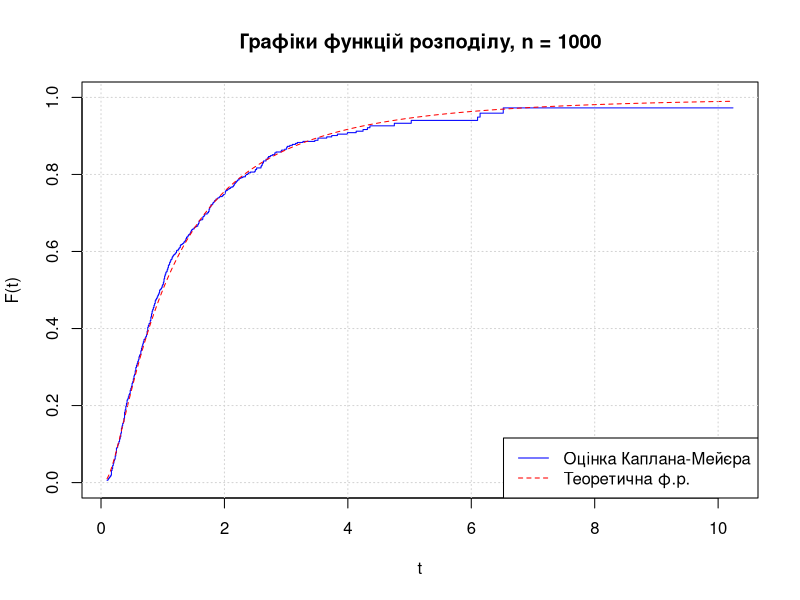

Write the R code that produced this figure.
Femp <- function(t, x)
{
  sum(x < t) / length(x)
}

Fconf <- function(t, x, alpha = 0.05)
{
  F.emp.at.t <- Femp(t, x)
  z.alpha <- qnorm(1 - alpha / 2)
  var.at.t <- F.emp.at.t * (1 - F.emp.at.t) / length(x)
  ci.at.t <- F.emp.at.t + z.alpha * sqrt(var.at.t) * c(-1,1)
  ci.at.t
}

FKM <- function(t, x, d)
{
  n <- length(x)
  x.v <- sort(x)
  d.v <- d[order(x)]
  m <- x.v <= t
  if(!sum(m))
  {
    return(0)
  }
  idx <- (1:n)[m]
  mults <- sapply(idx, function(j) {
    1 - d.v[j] / (n - j + 1)
  })
  1 - prod(mults)
}

gencens <- function(N)
{
  t.vect <- rlnorm(N, meanlog = 0, sdlog = 1)
  c.vect <- rchisq(N, df = 3)
  d <- t.vect < c.vect
  z <- ifelse(d, t.vect, c.vect)
  z <- c(z, Inf)
  d <- c(d, 1)
  list(dat = z, ind = d)
}

set.seed(0)

n <- 1000

m.log <- 0
s.log <- 1

u <- gencens(n)

Y <- u$dat
d <- u$ind

FKM.Y <- function(t) { FKM(t, Y, d) }

q1 <- qlnorm(0.01, meanlog = m.log, sdlog = s.log)
q2 <- qlnorm(0.99, meanlog = m.log, sdlog = s.log)
D <- 1000
I <- q2 * (0:D)/D + q1 * (D:0)/D

FKM.vals <- sapply(I, FKM.Y)
FLN.vals <- plnorm(I, meanlog = m.log, sdlog = s.log)

plot(I, FKM.vals, type="s", ylim = c(0,1),
     xlab = "t", ylab = "F(t)", col = "blue",
     main = paste("Графіки функцій розподілу, n =", n))
lines(I, FLN.vals, col="red", lty=2)
grid()
legend("bottomright", legend = c("Оцінка Каплана-Мейєра", "Теоретична ф.р."),
       col = c("blue", "red"), lty = c(1, 2), lwd = 1)
